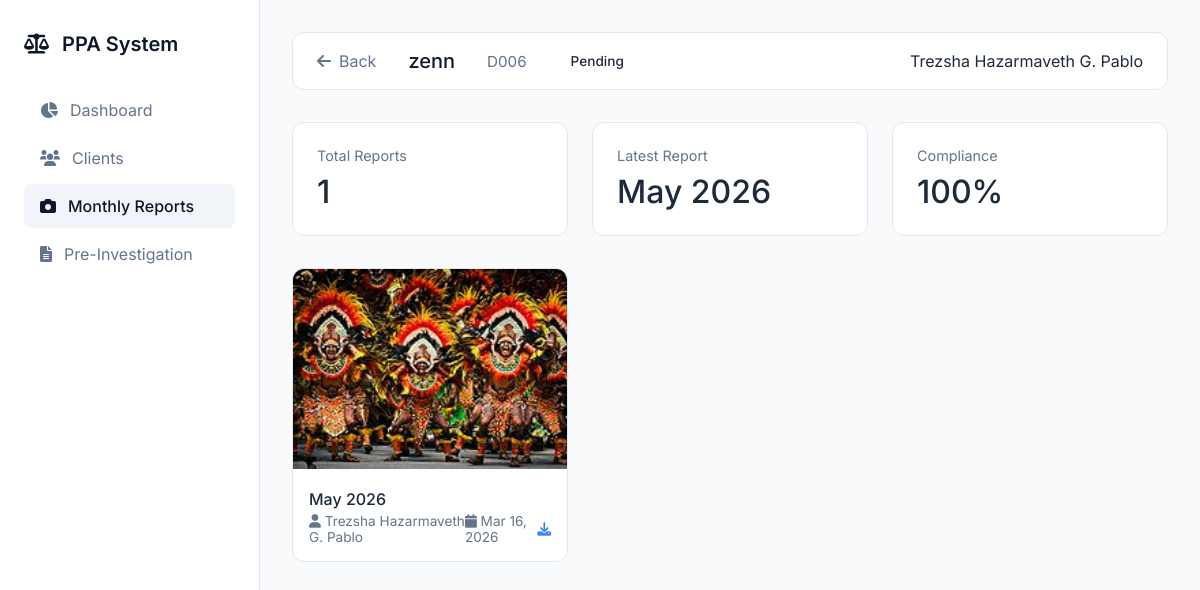
The app's page /view_reports.php?id=13 (signed in) with its own data.
### tables this page shows
CREATE TABLE `clients` (
  `id` int(11) NOT NULL,
  `docket_number` varchar(50) DEFAULT NULL,
  `name` varchar(100) DEFAULT NULL,
  `cc_number` varchar(50) DEFAULT NULL,
  `court` varchar(100) DEFAULT NULL,
  `offense` varchar(100) DEFAULT NULL,
  `sentence` varchar(100) DEFAULT NULL,
  `address` text DEFAULT NULL,
  `status` varchar(50) DEFAULT NULL,
  `created_at` timestamp NOT NULL DEFAULT current_timestamp(),
  `start_date` date DEFAULT NULL,
  `end_date` date DEFAULT NULL,
  `payment` decimal(10,2) DEFAULT 0.00,
  `pi_case_id` int(11) DEFAULT NULL,
  `ps_case_id` int(11) DEFAULT NULL,
  `case_status` varchar(50) DEFAULT 'Pending'
);

CREATE TABLE `monthly_reports` (
  `id` int(11) NOT NULL,
  `probationer_id` int(11) NOT NULL,
  `report_month` int(11) NOT NULL,
  `report_year` int(11) NOT NULL,
  `photo` varchar(255) NOT NULL,
  `uploaded_by` int(11) DEFAULT NULL,
  `upload_date` timestamp NOT NULL DEFAULT current_timestamp()
);

CREATE TABLE `staff` (
  `id` int(11) NOT NULL,
  `fullname` varchar(100) DEFAULT NULL,
  `username` varchar(50) DEFAULT NULL,
  `password` varchar(50) DEFAULT NULL,
  `role` varchar(20) DEFAULT NULL
);

### view_reports.php (the view, shortened to what this page needs)
<?php
include 'config/database.php';
$client_id = mysqli_real_escape_string($conn, $_GET['id']);
$client_query = mysqli_query($conn, "SELECT * FROM clients WHERE id='$client_id'");
$client = mysqli_fetch_assoc($client_query);
$reports = mysqli_query($conn, "
    SELECT mr.*, s.fullname as uploaded_by_name
    FROM monthly_reports mr
    LEFT JOIN staff s ON mr.uploaded_by = s.id
    WHERE mr.probationer_id = '$client_id'
    ORDER BY mr.report_year DESC, mr.report_month DESC
");
$fullname = $_SESSION['fullname'] ?? 'User';
?>
<!DOCTYPE html>
<html lang="en">
<head>
    <link rel="stylesheet" href="https://cdnjs.cloudflare.com/ajax/libs/font-awesome/6.0.0/css/all.min.css">
</head>
<body>
    <div class="app">
        <div class="sidebar">
            <div class="logo">
                <i class="fas fa-scale-balanced" style="margin-right: 8px;"></i>
                PPA System
            </div>
            <div style="margin-top: 2rem;">
                <a href="dashboard.php" class="nav-item">
                    <i class="fas fa-chart-pie"></i>
                    <span>Dashboard</span>
                </a>
                <a href="clients.php" class="nav-item">
                    <i class="fas fa-users"></i>
                    <span>Clients</span>
                </a>
                <a href="monthly_reports.php" class="nav-item active">
                    <i class="fas fa-camera"></i>
                    <span>Monthly Reports</span>
                </a>
                <a href="pre_investigation.php" class="nav-item">
                    <i class="fas fa-file-lines"></i>
                    <span>Pre-Investigation</span>
                </a>
            </div>
        </div>
        <div class="main">
            <div class="top-bar">
                <div class="client-info">
                    <a href="clients.php" class="back-btn">
                        <i class="fas fa-arrow-left"></i>
                        Back
                    </a>
                    <span class="client-name"><?php echo htmlspecialchars($client['name']); ?></span>
                    <span class="client-docket"><?php echo htmlspecialchars($client['docket_number']); ?></span>
                    <span class="status-badge status-<?php echo $client['status']; ?>">
                        <?php echo $client['status']; ?>
                    </span>
                </div>
                <div>
                    <span class="user-name"><?php echo htmlspecialchars($fullname); ?></span>
                </div>
            </div>
            <?php
            $total_reports = mysqli_num_rows($reports);
            $latest_report = mysqli_fetch_assoc(mysqli_query($conn, "
                SELECT report_month, report_year FROM monthly_reports
                WHERE probationer_id='$client_id'
                ORDER BY report_year DESC, report_month DESC LIMIT 1
            "));
            ?>
            <div class="stats-grid">
                <div class="stat-card">
                    <div class="stat-label">Total Reports</div>
                    <div class="stat-value"><?php echo $total_reports; ?></div>
                </div>
                <div class="stat-card">
                    <div class="stat-label">Latest Report</div>
                    <div class="stat-value">
                        <?php
                        if($latest_report) {
                            echo date("F Y", mktime(0,0,0,$latest_report['report_month'],1,$latest_report['report_year']));
                        } else {
                            echo "No reports";
                        }
                        ?>
                    </div>
                </div>
                <div class="stat-card">
                    <div class="stat-label">Compliance</div>
                    <div class="stat-value">
                        <?php
                        $months_since_start = ceil((time() - strtotime($client['start_date'])) / (30 * 24 * 60 * 60));
                        $expected = min($months_since_start, 12);
                        $percentage = $expected > 0 ? round(($total_reports / $expected) * 100) : 0;
                        echo $percentage . '%';
                        ?>
                    </div>
                </div>
            </div>
            <?php if(mysqli_num_rows($reports) > 0): ?>
                <div class="photo-grid">
                    <?php while($report = mysqli_fetch_assoc($reports)): ?>
                    <div class="photo-card">
                        <img src="uploads/<?php echo $report['photo']; ?>" class="photo-image" onclick="openModal('uploads/<?php echo $report['photo']; ?>')">
                        <div class="photo-info">
                            <div class="photo-month">
                                <?php echo date("F Y", mktime(0,0,0,$report['report_month'],1,$report['report_year'])); ?>
                            </div>
                            <div class="photo-meta">
                                <span>
                                    <i class="fas fa-user"></i>
                                    <?php echo $report['uploaded_by_name'] ?? 'Unknown'; ?>
                                </span>
                                <span>
                                    <i class="fas fa-calendar"></i>
                                    <?php echo date("M d, Y", strtotime($report['upload_date'])); ?>
                                </span>
                                <a href="uploads/<?php echo $report['photo']; ?>" download class="download-btn">
                                    <i class="fas fa-download"></i>
                                </a>
                            </div>
                        </div>
                    </div>
                    <?php endwhile; ?>
                </div>
            <?php endif; ?>
        </div>
    </div>
</body>
</html>

### view_reports.php (style rules this page uses)
* { margin: 0; padding: 0; box-sizing: border-box; }
body { font-family: 'Inter', sans-serif; background: #f8fafc; color: #1e293b; }
.app { display: flex; min-height: 100vh; }
.sidebar { width: 260px; background: white; border-right: 1px solid #e2e8f0; padding: 2rem 1.5rem; position: fixed; height: 100vh; overflow-y: auto; }
.logo { font-weight: 600; font-size: 1.25rem; color: #0f172a; margin-bottom: 2rem; }
.nav-item { display: flex; align-items: center; gap: 0.75rem; padding: 0.75rem 1rem; color: #64748b; text-decoration: none; border-radius: 8px; margin-bottom: 0.25rem; }
.nav-item.active { background: #f1f5f9; color: #0f172a; font-weight: 500; }
.main { flex: 1; margin-left: 260px; padding: 2rem; }
.top-bar { background: white; border: 1px solid #e2e8f0; border-radius: 12px; padding: 1rem 1.5rem; margin-bottom: 2rem; display: flex; justify-content: space-between; align-items: center; }
.client-info { display: flex; align-items: center; gap: 2rem; }
.client-name { font-size: 1.25rem; font-weight: 500; color: #0f172a; }
.client-docket { color: #64748b; font-size: 0.95rem; }
.status-badge { padding: 0.25rem 0.75rem; border-radius: 20px; font-size: 0.85rem; font-weight: 500; }
.back-btn { color: #64748b; text-decoration: none; display: flex; align-items: center; gap: 0.5rem; }
.stats-grid { display: grid; grid-template-columns: repeat(3, 1fr); gap: 1.5rem; margin-bottom: 2rem; }
.stat-card { background: white; padding: 1.5rem; border-radius: 12px; border: 1px solid #e2e8f0; }
.stat-label { color: #64748b; font-size: 0.9rem; margin-bottom: 0.5rem; }
.stat-value { font-size: 2rem; font-weight: 500; }
.photo-grid { display: grid; grid-template-columns: repeat(auto-fill, minmax(250px, 1fr)); gap: 1.5rem; margin-top: 1.5rem; }
.photo-card { background: white; border: 1px solid #e2e8f0; border-radius: 12px; overflow: hidden; }
.photo-image { width: 100%; height: 200px; object-fit: cover; cursor: pointer; }
.photo-info { padding: 1rem; }
.photo-month { font-weight: 500; margin-bottom: 0.25rem; }
.photo-meta { font-size: 0.85rem; color: #64748b; display: flex; justify-content: space-between; align-items: center; }
.download-btn { color: #3b82f6; text-decoration: none; }

### records on screen
clients: name "zenn", docket_number "D006", status "Pending", start_date "100"
monthly_reports: report_month+report_year "May 2026", photo (picture), uploaded_by.fullname "Trezsha Hazarmaveth G. Pablo", upload_date "Mar 16, 2026"

### other values on screen
$fullname "Trezsha Hazarmaveth G. Pablo"
$total_reports "1"
